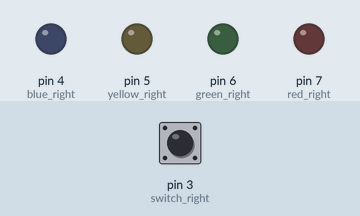
This sketch was run on a simulated Arduino Uno, built with avr-gcc and run on an emulated ATmega328P. Parts: output pins drawn as LEDs (lit = HIGH). The test bench sets the inputs (shaded band); at power-on: pin 3 (switch_right) HIGH.

Above: at 1.2 s.
1.3 s: pin 3 (switch_right) pulled LOW for 0.15 s
At 1.37 s:
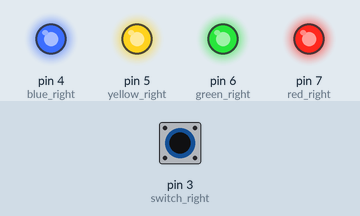
2.9 s: pin 3 (switch_right) pulled LOW for 3.2 s
At 7.1 s:
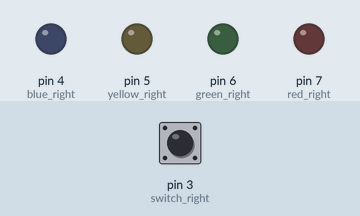
Timing chart, 0 to 8.6 s (numbered marks = the images above; inputs shaded):
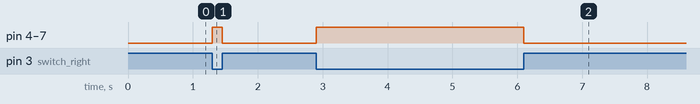

Measured:
- after the input at 1.3 s, pin 4 (blue_right), pin 5 (yellow_right), pin 6 (green_right), pin 7 (red_right): LOW → HIGH at once, → LOW 0.15 s later
- after the input at 2.9 s, pin 4 (blue_right), pin 5 (yellow_right), pin 6 (green_right), pin 7 (red_right): LOW → HIGH at once, → LOW 3.2 s later

The sketch:

4_LEDs.ino
```cpp
const int red_right = 7;
const int green_right = 6;
const int yellow_right = 5;
const int blue_right = 4;

const int switch_right = 3;
int switch_state_right = LOW;

void setup(){
  pinMode(red_right, OUTPUT);
  pinMode(green_right, OUTPUT);
  pinMode(yellow_right, OUTPUT);
  pinMode(blue_right, OUTPUT);
  pinMode(switch_right, INPUT_PULLUP);

  Serial.begin(9600);
}

void loop(){
	if(digitalRead(switch_right) == LOW) {
		digitalWrite(red_right, HIGH);
	    digitalWrite(green_right, HIGH);
	    digitalWrite(yellow_right, HIGH);
	    digitalWrite(blue_right, HIGH);
	}
	else{
		digitalWrite(red_right, LOW);
	    digitalWrite(green_right, LOW);
	    digitalWrite(yellow_right, LOW);
	    digitalWrite(blue_right, LOW);
	}
}
```
